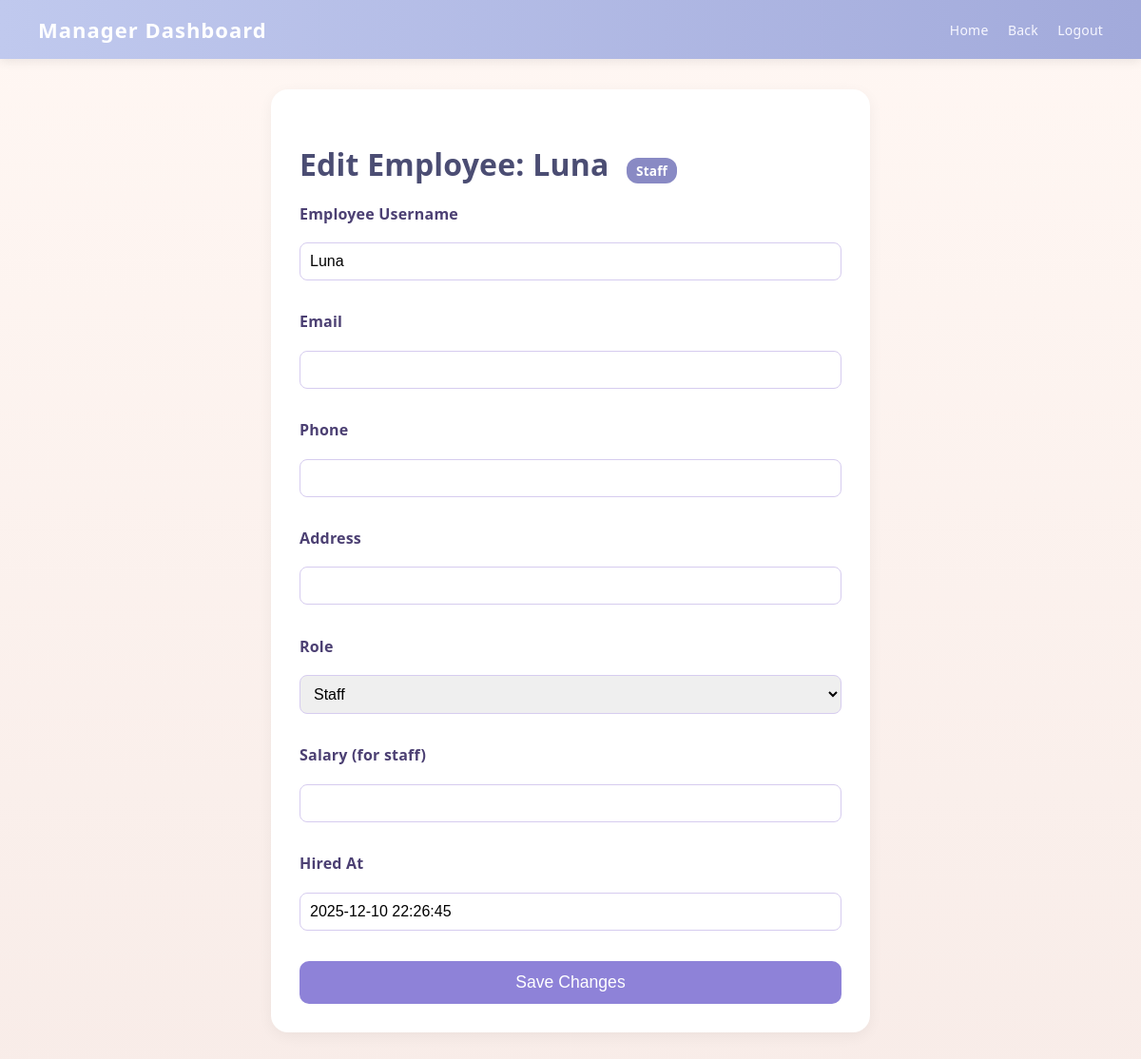
Screenshot of /manager/users/9/edit/ with the database file from the repository.
### restaurant/models.py (models this page shows, shortened)
class User(AbstractUser):
    ROLE_CHOICES = [
        ("customer", "Customer"),
        ("staff", "Staff"),
        ("manager", "Manager"),
    ]
    role = models.CharField(
        max_length=20,
        choices=ROLE_CHOICES,
        default="customer",
    )
    phone = models.CharField(max_length=20, blank=True, null=True)
    address = models.CharField(max_length=255, blank=True, null=True)
    hired_at = models.DateTimeField(blank=True, null=True)
    salary = models.DecimalField(
        max_digits=10,
        decimal_places=2,
        blank=True,
        null=True,
    )

### restaurant/views.py (the view)
# urls.py: path("manager/users/<int:user_id>/edit/", views.edit_user_manager, name="edit_user"),
def edit_user_manager(request, user_id):
    user_obj = get_object_or_404(User, id=user_id)
    if request.method == 'POST':
        form = UserUpdateForm(request.POST, instance=user_obj)
        if form.is_valid():
            form.save()
            messages.success(request, "User updated successfully.")
            return redirect('manage_users')
    else:
        form = UserUpdateForm(instance=user_obj)
    return render(request, 'restaurant/edit_user.html', {
        'form': form,
        'user_obj': user_obj,
    })

### restaurant/forms.py (shortened to what this page needs)
class UserUpdateForm(forms.ModelForm):
    class Meta:
        model = User
        fields = ["username", "email", "phone", "address", "role", "salary", "hired_at"]

### restaurant/templates/restaurant/edit_user.html (shortened to what this page needs)
{% load static %}
<!DOCTYPE html>
<html lang="en">
<head>
    <link rel="stylesheet" href="{% static 'restaurant/style.css' %}">
</head>
<body class="lr-body">
<header class="lr-header">
    <div class="lr-logo">Manager Dashboard</div>
    <nav class="lr-nav">
        <a href="{% url 'home' %}">Home</a>
        <a href="{% url 'manage_users' %}">Back</a>
        <a href="{% url 'logout' %}">Logout</a>
    </nav>
</header>
<main class="lr-main">
    <div class="mu-container">
        <section class="mu-card">
            <h2 class="manager-title">
               Edit Employee: {{ user_obj.username }}
               <span class="mu-role-tag">{{ user_obj.role|capfirst }}</span>
                </h2>
            <form method="post" class="mu-form">
                <label>Employee Username</label>
                {{ form.username }}
                <label>Email</label>
                {{ form.email }}
                <label>Phone</label>
                {{ form.phone }}
                <label>Address</label>
                {{ form.address }}
                <label>Role</label>
                {{ form.role }}
                <label>Salary (for staff)</label>
                {{ form.salary }}
                {% if user_obj.role == 'staff' %}
                    <label>Hired At</label>
                    {{ form.hired_at }}
                {% endif %}
                <button type="submit" class="mu-submit-btn">Save Changes</button>
            </form>
        </section>
    </div>
</main>
</body>
</html>

### restaurant/static/restaurant/style.css (style rules this page uses)
:root { --cream: #FFF2E0; --powder: #C0C9EE; --periwinkle: #A2AADB; --indigo: #898AC4; --bg: var(--cream); --bg-grad: linear-gradient(180deg, var(--cream) 0%, #fdf1e7 15%, #f6f2ff 100%); --panel: #ffffff; --panel-border: #e6e9f7; --muted: #5b5f7a; --text: #2b2d3a; --brand: var(--indigo); --brand-2: var(--periwinkle); --ok: #1fa97b; --warn: #d9a227; --danger: #d85b5b; --radius: 16px; --shadow: 0 14px 30px rgba(137, 138, 196, .18); --soft: 0 8px 18px rgba(137, 138, 196, .12); }
* { box-sizing: border-box }
html, body { height: 100% }
body { margin: 0; font-family: ui-sans-serif, system-ui, -apple-system, "Segoe UI", Arial, sans-serif; color: var(--text); background: var(--bg-grad); letter-spacing: .2px; }
.lr-body { margin: 0; font-family: system-ui, -apple-system, BlinkMacSystemFont, "Segoe UI", sans-serif; background-color: #FFF2E0; color: #2f2f3b; }
.lr-header { display: flex; justify-content: space-between; align-items: center; padding: 16px 40px; background: linear-gradient(90deg, #C0C9EE, #A2AADB); color: #fff; box-shadow: 0 3px 10px rgba(0, 0, 0, 0.08); }
.lr-logo { font-weight: 700; font-size: 22px; letter-spacing: 1px; }
.lr-nav a { margin-left: 16px; text-decoration: none; color: #f7f7ff; font-size: 14px; font-weight: 500; }
.lr-main { max-width: 1100px; margin: 0 auto; padding: 32px 20px 60px; }
.manager-title { color: #4b4d73 !important; font-size: 32px; font-weight: 800; margin-bottom: 20px; }
.mu-container { max-width: 800px; margin: 0 auto; display: flex; flex-direction: column; gap: 2rem; }
.mu-card { background: rgba(255, 255, 255, 0.85); padding: 1.8rem 2.2rem; border-radius: 20px; box-shadow: 0 8px 18px rgba(0, 0, 0, 0.06); }
.mu-form { display: flex; flex-direction: column; gap: 0.9rem; }
.mu-container { max-width: 900px; margin: 0 auto; display: flex; flex-direction: column; gap: 2rem; }
.mu-form input, .mu-form select { width: 100%; }
body { font-family: "Segoe UI", sans-serif; background: linear-gradient(to bottom, #fff7f3, #f8ece8); margin: 0; padding: 0; color: #333; }

### restaurant/templates/restaurant/edit_user.html (style rules this page uses)
.mu-role-tag { background: #898AC4; color: white; padding: 4px 10px; font-size: 0.85rem; border-radius: 12px; margin-left: 10px; }
.mu-card { background: white; padding: 30px; border-radius: 18px; width: 70%; margin: auto; box-shadow: 0 4px 15px rgba(0,0,0,0.05); }
.mu-form label { font-weight: bold; margin-bottom: 5px; display: block; color: #4c4073; }
.mu-form input, .mu-form select { width: 100%; padding: 10px; margin-bottom: 18px; border: 1.5px solid #d6ccef; border-radius: 8px; font-size: 1rem; }
.mu-submit-btn { background: #8e82d8; color: white; padding: 12px 18px; width: 100%; border: none; border-radius: 10px; cursor: pointer; font-size: 1.1rem; transition: 0.2s; }

### rows the page displays
User: username "Luna", role "Staff", hired_at "2025-12-10 22:26:45"
